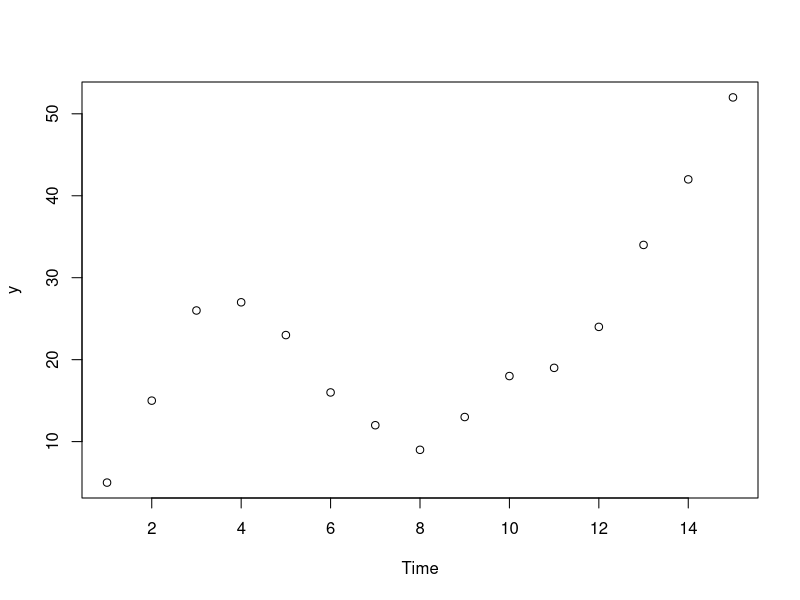
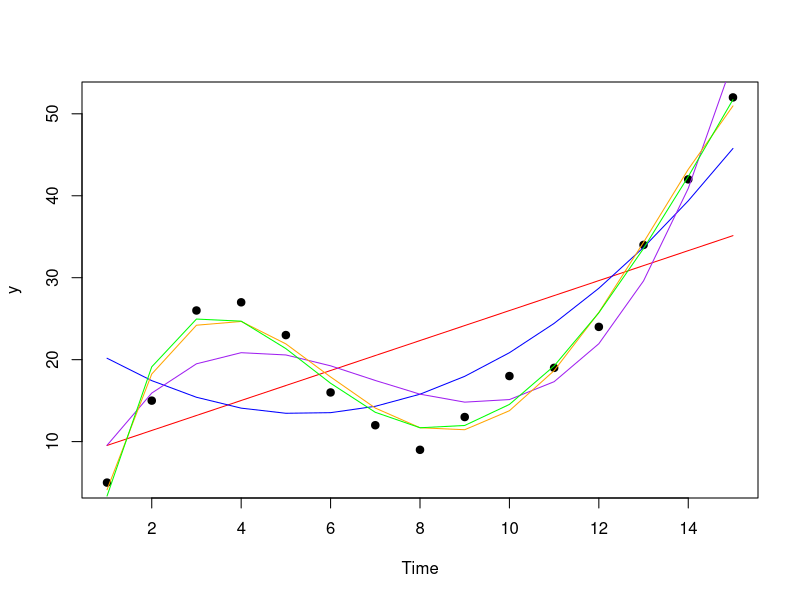
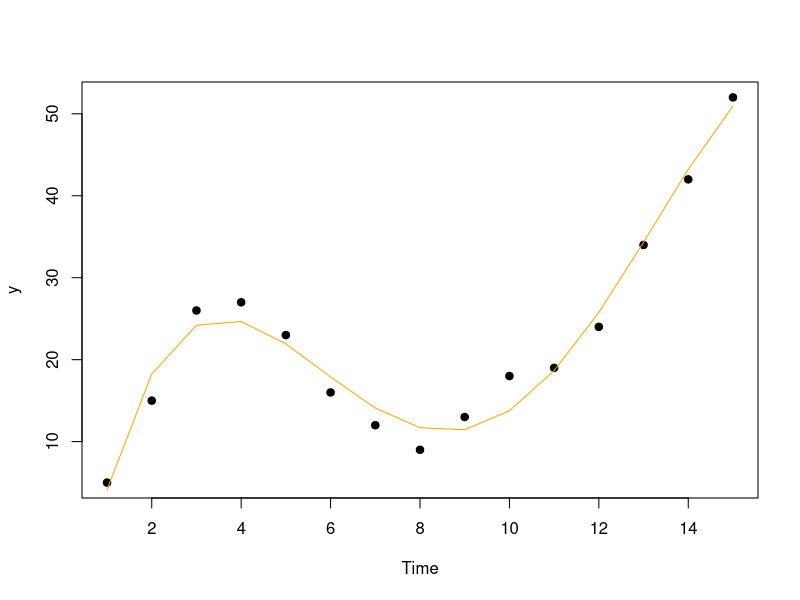

R code for these plots, in order:
Data = data.frame(x = 1:15, y = c(5, 15, 26, 27, 23, 16, 12, 9, 13, 18, 19, 24, 34, 42, 52))
plot(Data$x, Data$y, xlab = 'Time', ylab = 'y')

fit1 = lm(y~x, data = Data)
fit2 = lm(y ~ poly(x, degree = 2, raw = TRUE), data = Data)
fit3 = lm(y ~ poly(x, degree = 3, raw = TRUE), data = Data)
fit4 = lm(y ~ poly(x, degree = 4, raw = TRUE), data = Data)
fit5 = lm(y ~ poly(x, degree = 5, raw = TRUE), data = Data)

plot(Data$x, Data$y, pch = 19, xlab = 'Time', ylab = 'y')
X = 1:15
lines(X, predict(fit1), col = 'red')
lines(X, predict(fit2), col = 'blue')
lines(X, predict(fit3), col = 'purple')
lines(X, predict(fit4), col = 'orange')
lines(X, predict(fit5), col = 'green')

summary(fit1)$adj.r.squared
summary(fit2)$adj.r.squared
summary(fit3)$adj.r.squared
summary(fit4)$adj.r.squared
summary(fit5)$adj.r.squared

# Best Rsquared metric was observed for fit4
plot(Data$x, Data$y, pch = 19, xlab='Time', ylab='y')
lines(X, predict(fit4), col='orange')

summary(fit4)$coeff
